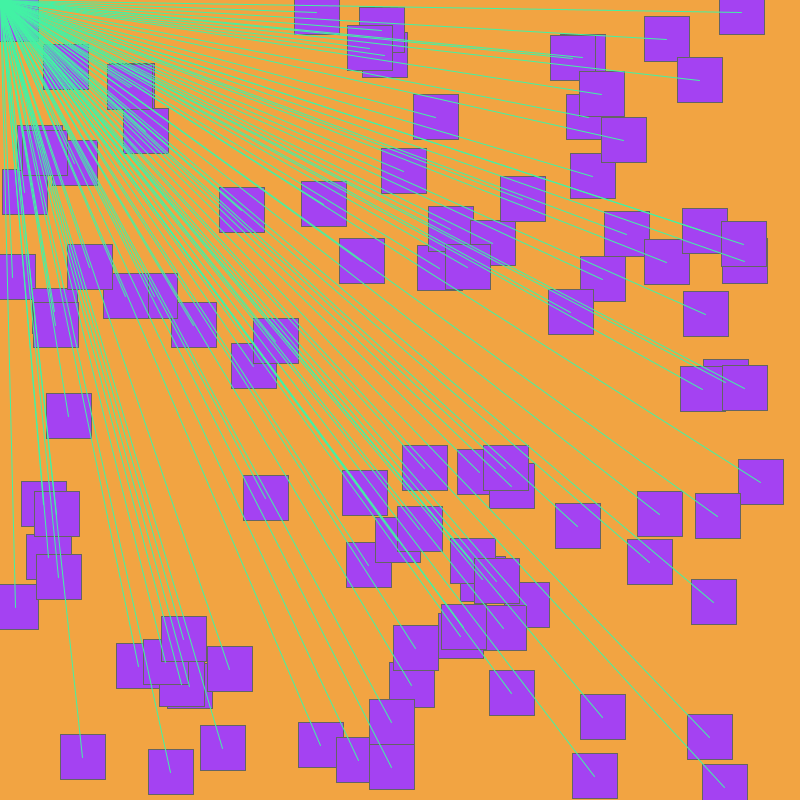
Frame 1 (no input)
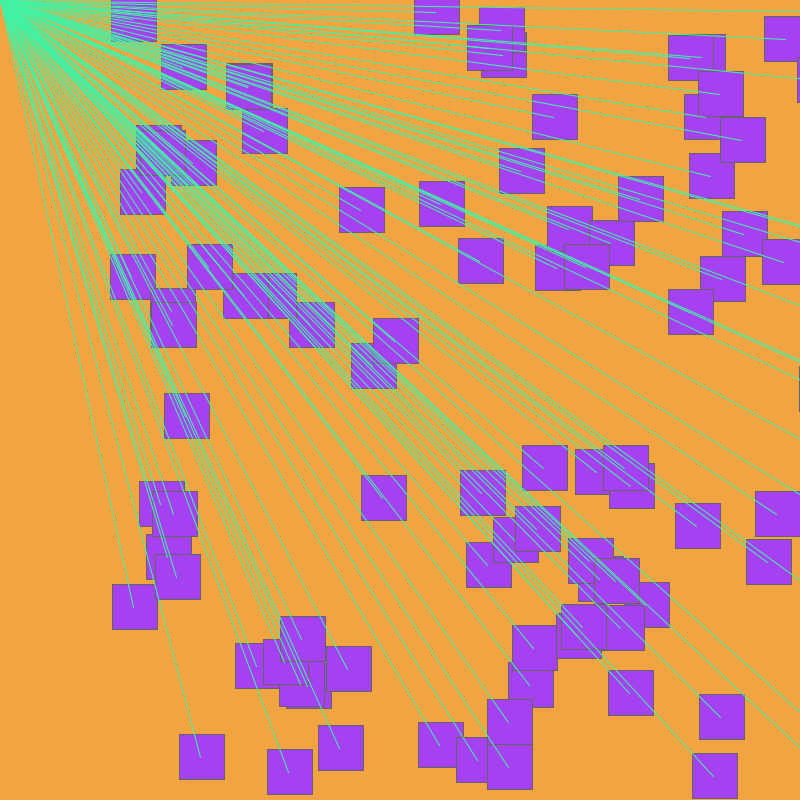
Frame 60 (the mouse pressed at the canvas centre just before this capture)
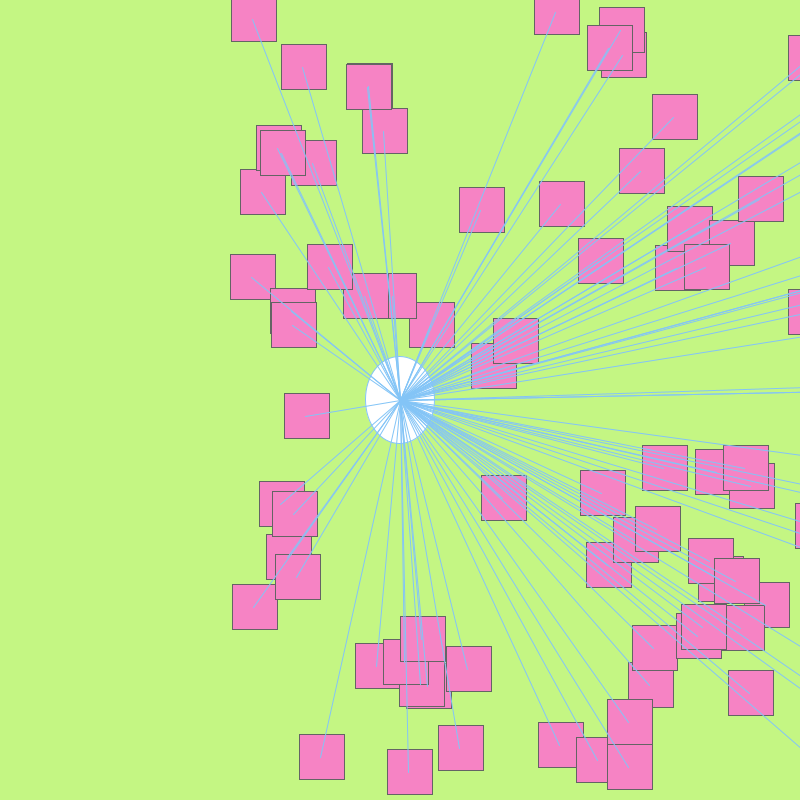
Frame 120 (the mouse held since frame 60 and released just before this capture)

The Processing sketch that drew these frames (run headless with seeded random() and noise(); from frame 60 on, the mouse is pressed at the canvas centre):

// Processing sketch: SS5_speratic
// ── SS5_speratic.pde
// Speratic
// if the mosue is pressed, lots of things change.
// I used a lot of your code as a base for this.

int[] pointX= new int[100];
int[] pointY= new int[100];

float move=1.25;
boolean mouse = true;

float r = random(0,255);
float g = random(0,255);
float b = random(0,255);

float c1;
float c2;

void setup() {
  size (800, 800);
rectMode (CENTER);

  //initializing the array with for loop and random numbers
  for (int i=0; i<100; i++) {
    pointX[i]= int(random(width));
    pointY[i]= int (random(height));
  }
}

void draw() {
  background(b, r, g);
  fill(255);
  ellipse(mouseX, mouseY, c1, c2);
  

  //draw ellipses
  stroke(100);
  fill(r, g, b);
  for (int i=0; i<pointX.length; i++) {
    rect(pointX[i]+move, pointY[i], 45, 45);
  }

  //draw lines
  stroke(g, b, r);
  for (int i=0; i<100; i++) {
    line (pointX[i], pointY[i], mouseX, mouseY);

    //if off screen, move the other direction
    if (pointX[i] + move>width*2 || pointX[i] + move< -width) {
      move=-move;
    } else {
      pointX[i]+=move;
      
       if (move > 1.25){
   move--; 
  } else if (move <= 1.25){
   move = move + 2; 
  }
    }
  }
 
}

void mousePressed(){
  if (mouse == true){
    r = random(0, 255);
    g = random(0, 255);
    b = random(0, 255);
    c1 = random(25, 95);
    c2 = random(25, 95);
  }
    
}
